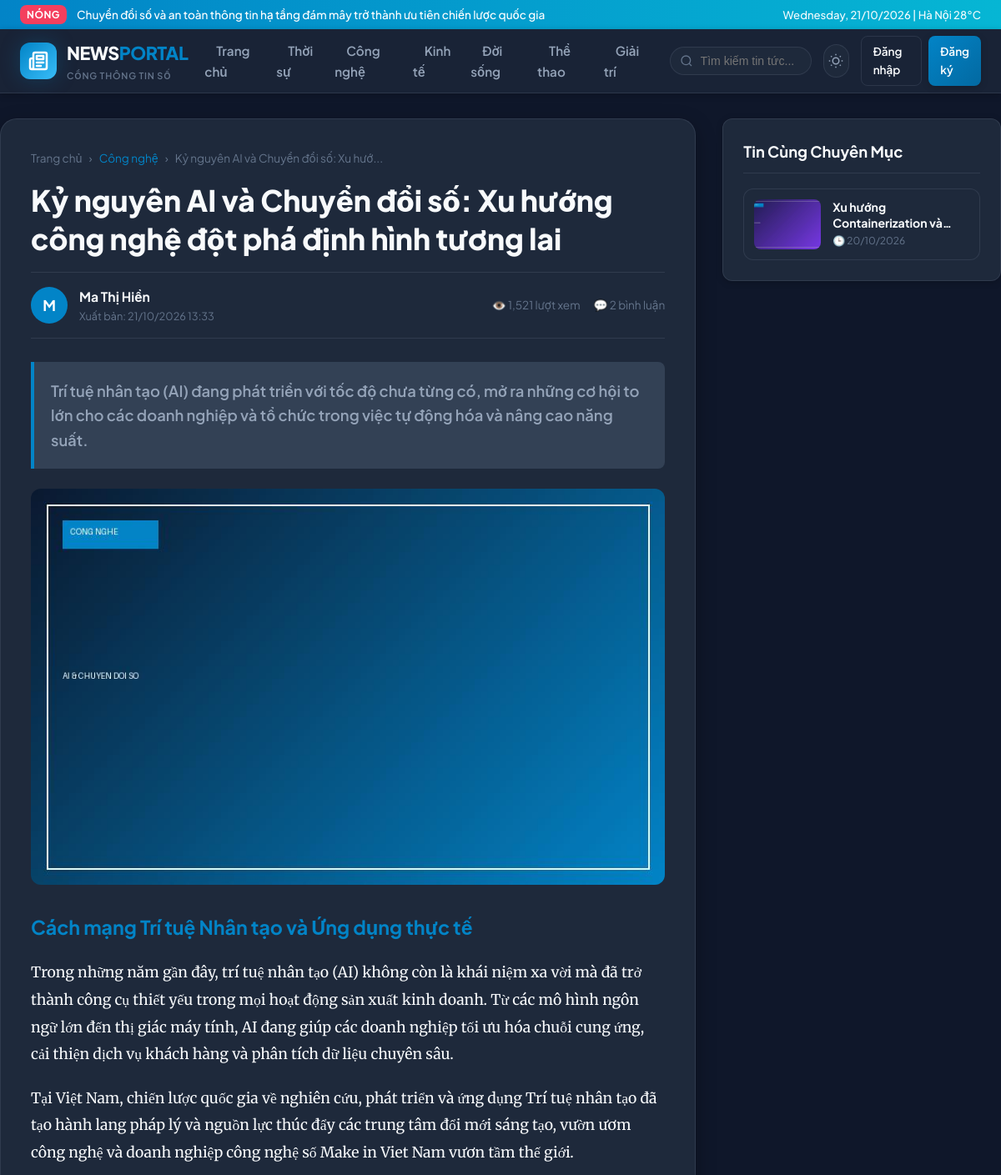
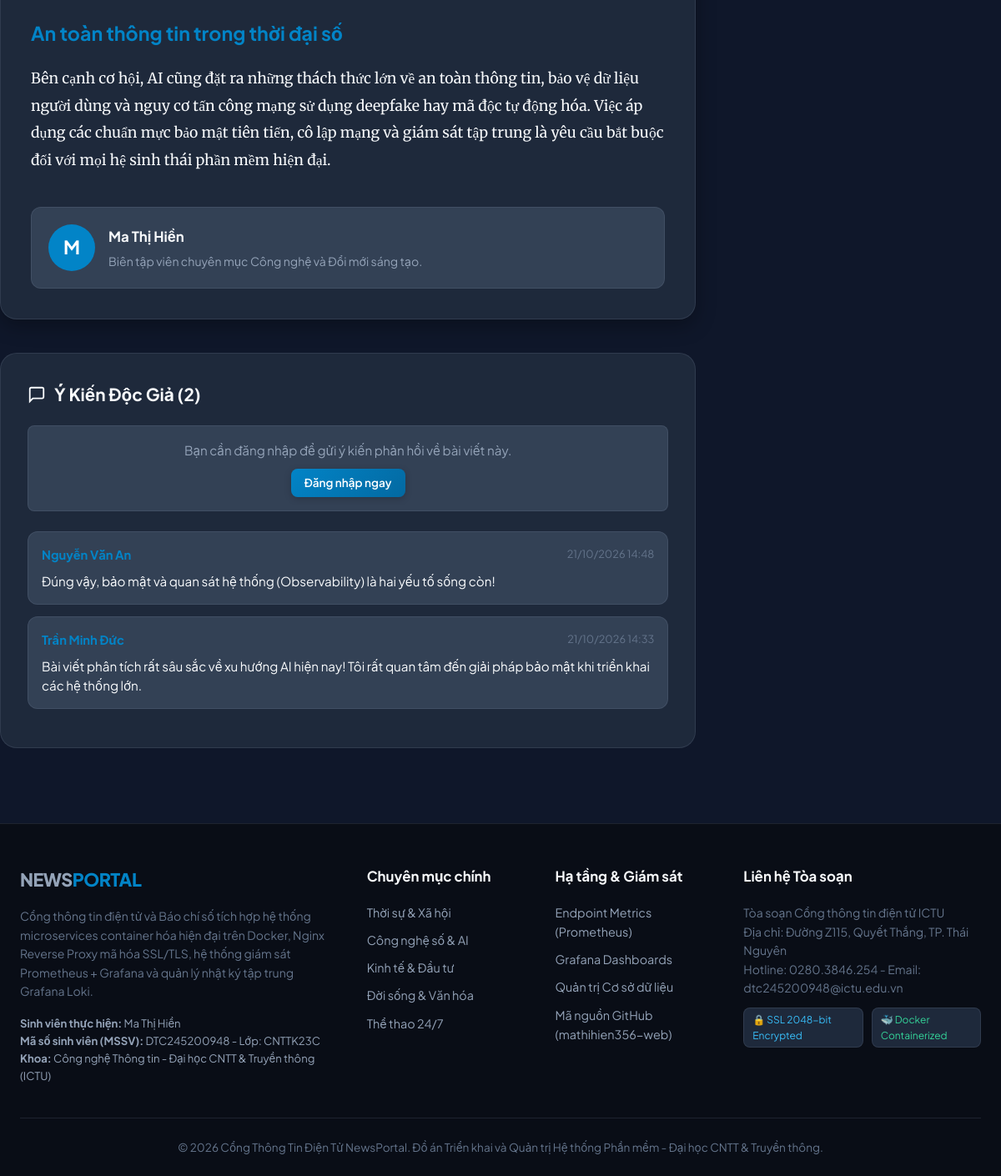
/webapp/article.php?slug=ky-nguyen-ai-va-chuyen-doi-so-2026, run on the app's committed database (2 pictures, top to bottom).
### tables this page shows
CREATE TABLE `categories` (
    `id` INT AUTO_INCREMENT PRIMARY KEY,
    `name` VARCHAR(100) NOT NULL,
    `slug` VARCHAR(100) NOT NULL UNIQUE,
    `description` VARCHAR(255) NULL,
    `icon` VARCHAR(50) DEFAULT 'newspaper',
    `display_order` INT NOT NULL DEFAULT 0,
    `created_at` TIMESTAMP DEFAULT CURRENT_TIMESTAMP,
    INDEX `idx_cat_slug` (`slug`)
);

CREATE TABLE `articles` (
    `id` INT AUTO_INCREMENT PRIMARY KEY,
    `category_id` INT NOT NULL,
    `author_id` INT NOT NULL,
    `title` VARCHAR(255) NOT NULL,
    `slug` VARCHAR(255) NOT NULL UNIQUE,
    `summary` TEXT NOT NULL,
    `content` LONGTEXT NOT NULL,
    `thumbnail` VARCHAR(255) NULL,
    `views` INT NOT NULL DEFAULT 0,
    `is_featured` TINYINT(1) NOT NULL DEFAULT 0,
    `status` ENUM('draft', 'published', 'archived') NOT NULL DEFAULT 'published',
    `published_at` TIMESTAMP DEFAULT CURRENT_TIMESTAMP,
    `created_at` TIMESTAMP DEFAULT CURRENT_TIMESTAMP,
    `updated_at` TIMESTAMP DEFAULT CURRENT_TIMESTAMP ON UPDATE CURRENT_TIMESTAMP,
    CONSTRAINT `fk_articles_category` FOREIGN KEY (`category_id`) REFERENCES `categories` (`id`) ON DELETE CASCADE,
    CONSTRAINT `fk_articles_author` FOREIGN KEY (`author_id`) REFERENCES `users` (`id`) ON DELETE CASCADE,
    INDEX `idx_art_status_pub` (`status`, `published_at`),
    INDEX `idx_art_featured` (`is_featured`),
    INDEX `idx_art_category` (`category_id`),
    INDEX `idx_art_author` (`author_id`)
);

CREATE TABLE `users` (
    `id` INT AUTO_INCREMENT PRIMARY KEY,
    `username` VARCHAR(50) NOT NULL UNIQUE,
    `email` VARCHAR(100) NOT NULL UNIQUE,
    `password_hash` VARCHAR(255) NOT NULL,
    `full_name` VARCHAR(100) NOT NULL,
    `role` ENUM('admin', 'author', 'reader') NOT NULL DEFAULT 'reader',
    `avatar` VARCHAR(255) DEFAULT '/assets/images/default-avatar.png',
    `bio` TEXT NULL,
    `is_active` TINYINT(1) NOT NULL DEFAULT 1,
    `created_at` TIMESTAMP DEFAULT CURRENT_TIMESTAMP,
    `updated_at` TIMESTAMP DEFAULT CURRENT_TIMESTAMP ON UPDATE CURRENT_TIMESTAMP,
    INDEX `idx_user_role` (`role`),
    INDEX `idx_user_active` (`is_active`)
);

CREATE TABLE `comments` (
    `id` INT AUTO_INCREMENT PRIMARY KEY,
    `article_id` INT NOT NULL,
    `user_id` INT NOT NULL,
    `content` TEXT NOT NULL,
    `status` ENUM('approved', 'pending', 'spam') NOT NULL DEFAULT 'approved',
    `created_at` TIMESTAMP DEFAULT CURRENT_TIMESTAMP,
    CONSTRAINT `fk_comments_article` FOREIGN KEY (`article_id`) REFERENCES `articles` (`id`) ON DELETE CASCADE,
    CONSTRAINT `fk_comments_user` FOREIGN KEY (`user_id`) REFERENCES `users` (`id`) ON DELETE CASCADE,
    INDEX `idx_comments_article` (`article_id`, `status`)
);

### webapp/article.php (the view, shortened to what the rows shown need)
<?php
require_once __DIR__ . '/includes/auth.php';
$slug = $_GET['slug'] ?? '';
$db = get_db_connection();
if ($slug) {
    $stmt = $db->prepare("
        SELECT a.*, c.name AS category_name, c.slug AS category_slug,
               u.full_name AS author_name, u.avatar AS author_avatar, u.bio AS author_bio
        FROM articles a
        JOIN categories c ON a.category_id = c.id
        JOIN users u ON a.author_id = u.id
        WHERE a.slug = ? AND a.status = 'published'
        LIMIT 1
    ");
    $stmt->execute([$slug]);
}
$article = $stmt->fetch();
$stmt = $db->prepare("
    SELECT c.*, u.full_name AS user_name, u.avatar AS user_avatar
    FROM comments c
    JOIN users u ON c.user_id = u.id
    WHERE c.article_id = ? AND c.status = 'approved'
    ORDER BY c.created_at DESC
");
$stmt->execute([$article['id']]);
$comments = $stmt->fetchAll();
$stmt = $db->prepare("
    SELECT a.*, c.name AS category_name, c.slug AS category_slug
    FROM articles a
    JOIN categories c ON a.category_id = c.id
    WHERE a.category_id = ? AND a.id != ? AND a.status = 'published'
    ORDER BY a.published_at DESC
    LIMIT 3
");
$stmt->execute([$article['category_id'], $article['id']]);
$relatedArticles = $stmt->fetchAll();
require_once __DIR__ . '/includes/header.php';
?>
<div class="container" style="padding: 30px 0;">
    <div class="main-layout">
        <div class="content-primary">
            <article class="article-detail-wrap">
                <header class="article-header">
                    <nav class="article-breadcrumb">
                        <a href="/">Trang chủ</a> &rsaquo;
                        <a href="/category.php?slug=<?= e($article['category_slug']) ?>" style="color: var(--primary);">
                            <?= e($article['category_name']) ?>
                        </a> &rsaquo;
                        <span style="color: var(--text-muted);"><?= e(mb_strimwidth($article['title'], 0, 40, '...')) ?></span>
                    </nav>
                    <h1 class="article-main-title"><?= e($article['title']) ?></h1>
                    <div class="author-meta-box">
                        <div class="author-info">
                            <div class="user-avatar-mini" style="width: 44px; height: 44px; font-size: 1.1rem; background: #0284c7; color: #fff; display: flex; align-items: center; justify-content: center; font-weight: 700;">
                                <?= strtoupper(substr($article['author_name'], 0, 1)) ?>
                            </div>
                            <div>
                                <div class="author-name"><?= e($article['author_name']) ?></div>
                                <div style="font-size: 0.8rem; color: var(--text-muted);">
                                    Xuất bản: <?= date('d/m/Y H:i', strtotime($article['published_at'])) ?>
                                </div>
                            </div>
                        </div>
                        <div style="font-size: 0.85rem; color: var(--text-muted); display: flex; gap: 16px;">
                            <span>👁️ <?= number_format($article['views'] + 1) ?> lượt xem</span>
                            <span>💬 <?= count($comments) ?> bình luận</span>
                        </div>
                    </div>
                </header>
                <div class="article-summary-lead">
                    <?= e($article['summary']) ?>
                </div>
                <?php if ($article['thumbnail']): ?>
                    <div style="margin-bottom: 28px; border-radius: var(--radius-md); overflow: hidden;">
                        <img src="<?= e($article['thumbnail']) ?>" alt="<?= e($article['title']) ?>" style="width: 100%; max-height: 480px; object-fit: cover;"
                             onerror="this.src='https://images.unsplash.com/photo-1504384308090-c894fdcc538d?w=1000&auto=format&fit=crop&q=80'">
                    </div>
                <?php endif; ?>
                <div class="article-content">
                    <?= $article['content']  ?>
                </div>
                <div style="margin-top: 40px; padding: 20px; background: var(--bg-surface-elevated); border-radius: var(--radius-md); border: 1px solid var(--border-color); display: flex; gap: 16px; align-items: center;">
                    <div style="width: 56px; height: 56px; border-radius: 50%; background: #0284c7; color: #fff; font-size: 1.4rem; display: flex; align-items: center; justify-content: center; font-weight: 700; flex-shrink: 0;">
                        <?= strtoupper(substr($article['author_name'], 0, 1)) ?>
                    </div>
                    <div>
                        <strong style="font-size: 1.05rem; color: var(--text-primary);"><?= e($article['author_name']) ?></strong>
                        <p style="font-size: 0.88rem; color: var(--text-secondary); margin-top: 4px;">
                            <?= e($article['author_bio'] ?: 'Biên tập viên Ban Chuyên đề & Phóng viên thời sự Cổng Thông Tin.') ?>
                        </p>
                    </div>
                </div>
            </article>
            <section class="comments-section">
                <div id="commentsContainer">
                    <?php if (empty($comments)): ?>
                        <p style="color: var(--text-muted); font-size: 0.9rem; text-align: center; padding: 20px 0;">Chưa có bình luận nào. Hãy là người đầu tiên đưa ra nhận định!</p>
                    <?php else: ?>
                        <?php foreach ($comments as $cm): ?>
                            <div class="comment-card">
                                <div class="comment-header">
                                    <strong style="color: var(--primary); font-size: 0.92rem;"><?= e($cm['user_name']) ?></strong>
                                    <span style="color: var(--text-muted); font-size: 0.8rem;"><?= date('d/m/Y H:i', strtotime($cm['created_at'])) ?></span>
                                </div>
                                <p style="color: var(--text-primary); font-size: 0.95rem; line-height: 1.5;"><?= e($cm['content']) ?></p>
                            </div>
                        <?php endforeach; ?>
                    <?php endif; ?>
                </div>
            </section>
        </div>
        <aside class="sidebar">
            <div class="widget">
                <div style="display: flex; flex-direction: column; gap: 14px;">
                    <?php foreach ($relatedArticles as $rel): ?>
                        <a href="/article.php?slug=<?= e($rel['slug']) ?>" class="side-card" style="padding: 12px;">
                            <img src="<?= e($rel['thumbnail'] ?: '/assets/images/default-news.jpg') ?>"
                                 alt="<?= e($rel['title']) ?>" class="side-thumb" style="width: 80px; height: 60px;"
                                 onerror="this.src='https://images.unsplash.com/photo-1526374965328-7f61d4dc18c5?w=200&auto=format&fit=crop&q=80'">
                            <div class="side-card-content">
                                <h4 class="side-title" style="font-size: 0.88rem;"><?= e($rel['title']) ?></h4>
                                <span style="font-size: 0.75rem; color: var(--text-muted);">
                                    🕒 <?= date('d/m/Y', strtotime($rel['published_at'])) ?>
                                </span>
                            </div>
                        </a>
                    <?php endforeach; ?>
                </div>
            </div>
        </aside>
    </div>
</div>
<?php require_once __DIR__ . '/includes/footer.php'; ?>

### webapp/includes/header.php (shortened to what the rows shown need)
<?php
require_once __DIR__ . '/auth.php';
$headerCategories = [];
try {
    $db = get_db_connection();
    $stmt = $db->query("SELECT id, name, slug FROM categories ORDER BY display_order ASC LIMIT 6");
    $headerCategories = $stmt->fetchAll();
} catch (Exception $e) {
}
?>
<!DOCTYPE html>
<html lang="vi" data-theme="dark">
<head>
    <link rel="stylesheet" href="/assets/css/style.css">
</head>
<body>
<header class="site-header">
    <div class="container navbar">
        <ul class="nav-links">
            <?php foreach ($headerCategories as $cat): ?>
                <li>
                    <a href="/category.php?slug=<?= e($cat['slug']) ?>"
                       class="nav-link <?= isset($_GET['slug']) && $_GET['slug'] === $cat['slug'] ? 'active' : '' ?>">
                        <?= e($cat['name']) ?>
                    </a>
                </li>
            <?php endforeach; ?>
        </ul>
    </div>
</header>
<main>

### data on the page
categories: name "Thời sự"
categories: name "Công nghệ"
categories: name "Kinh tế"
categories: name "Đời sống"
categories: name "Thể thao"
categories: name "Giải trí"
articles: category.name "Công nghệ", title "Kỷ nguyên AI và Chuyển đổi số: Xu hướ...", title "Kỷ nguyên AI và Chuyển đổi số: Xu hướng công nghệ đột phá định hình tương lai", author.full_name "M", author.full_name "Ma Thị Hiền", published_at "21/10/2026 13:33", $article['views'] + 1 "1,521", summary "Trí tuệ nhân tạo (AI) đang phát triển với tốc độ chưa từng có, mở ra những cơ hội to lớn cho các doanh nghiệp và tổ chức trong việc tự động hóa và nâng cao năng suất.", thumbnail (picture), content "Cách mạng Trí tuệ Nhân tạo và Ứng dụng thực tế Trong những năm gần đây, trí tuệ nhân tạo (AI) không còn là khái niệm xa vời mà đã trở thành công cụ thiết yếu trong mọi hoạt động sản xuất kinh doanh. Từ các mô hình ngôn ngữ lớn đến thị giác máy tính, AI đang giúp các doanh nghiệp tối ưu hóa chuỗi cung ứng, cải thiện dịch vụ khách hàng và phân tích dữ liệu chuyên sâu. Tại Việt Nam, chiến lược quốc gia về nghiên cứu, phát triển và ứng dụng Trí tuệ nhân tạo đã tạo hành lang pháp lý và nguồn lực thúc đẩy các trung tâm đổi mới sáng tạo, vườn ươm công nghệ và doanh nghiệp công nghệ số Make in Viet Nam vươn tầm thế giới. An toàn thông tin trong thời đại số Bên cạnh cơ hội, AI cũng đặt ra những…", author.bio "Biên tập viên chuyên mục Công nghệ và Đổi mới sáng tạo."
comments: user.full_name "Nguyễn Văn An", created_at "21/10/2026 14:48", content "Đúng vậy, bảo mật và quan sát hệ thống (Observability) là hai yếu tố sống còn!"
comments: user.full_name "Trần Minh Đức", created_at "21/10/2026 14:33", content "Bài viết phân tích rất sâu sắc về xu hướng AI hiện nay! Tôi rất quan tâm đến giải pháp bảo mật khi triển khai các hệ thống lớn."
articles: thumbnail (picture), title "Xu hướng Containerization…", published_at "20/10/2026"

### other printed values
count($comments) "2"
